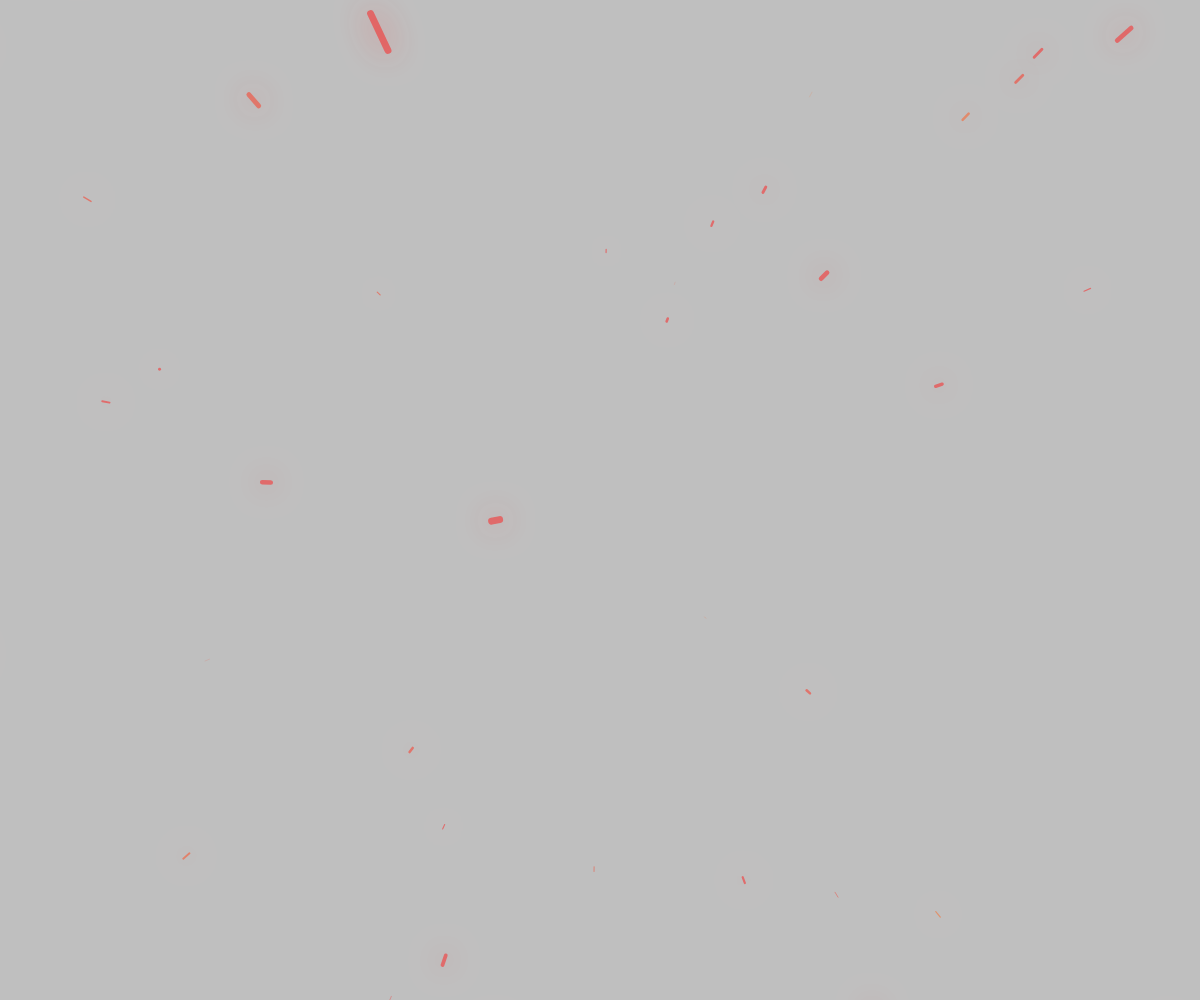
Frame 1 (no input)
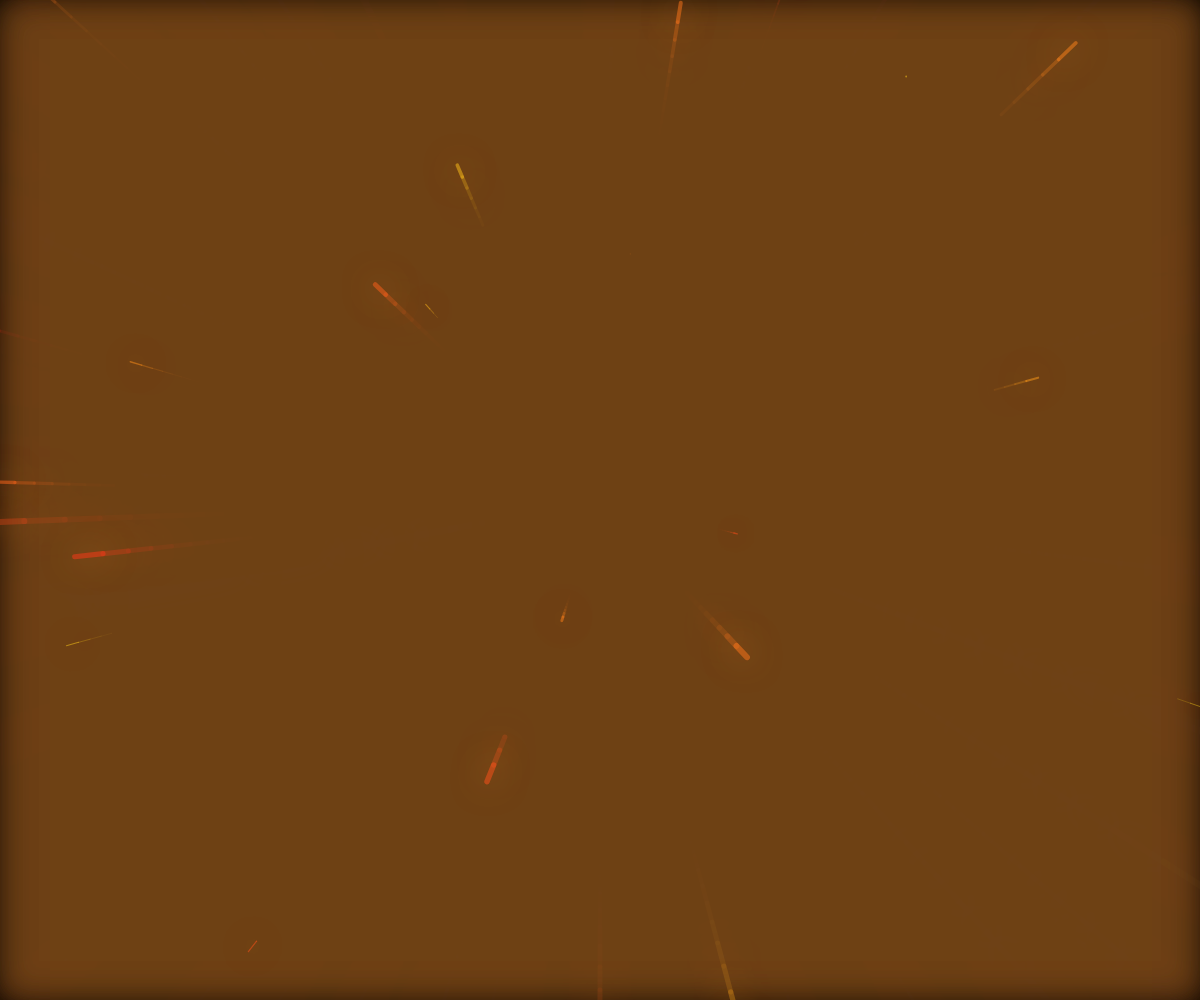
Frame 60 (no input)
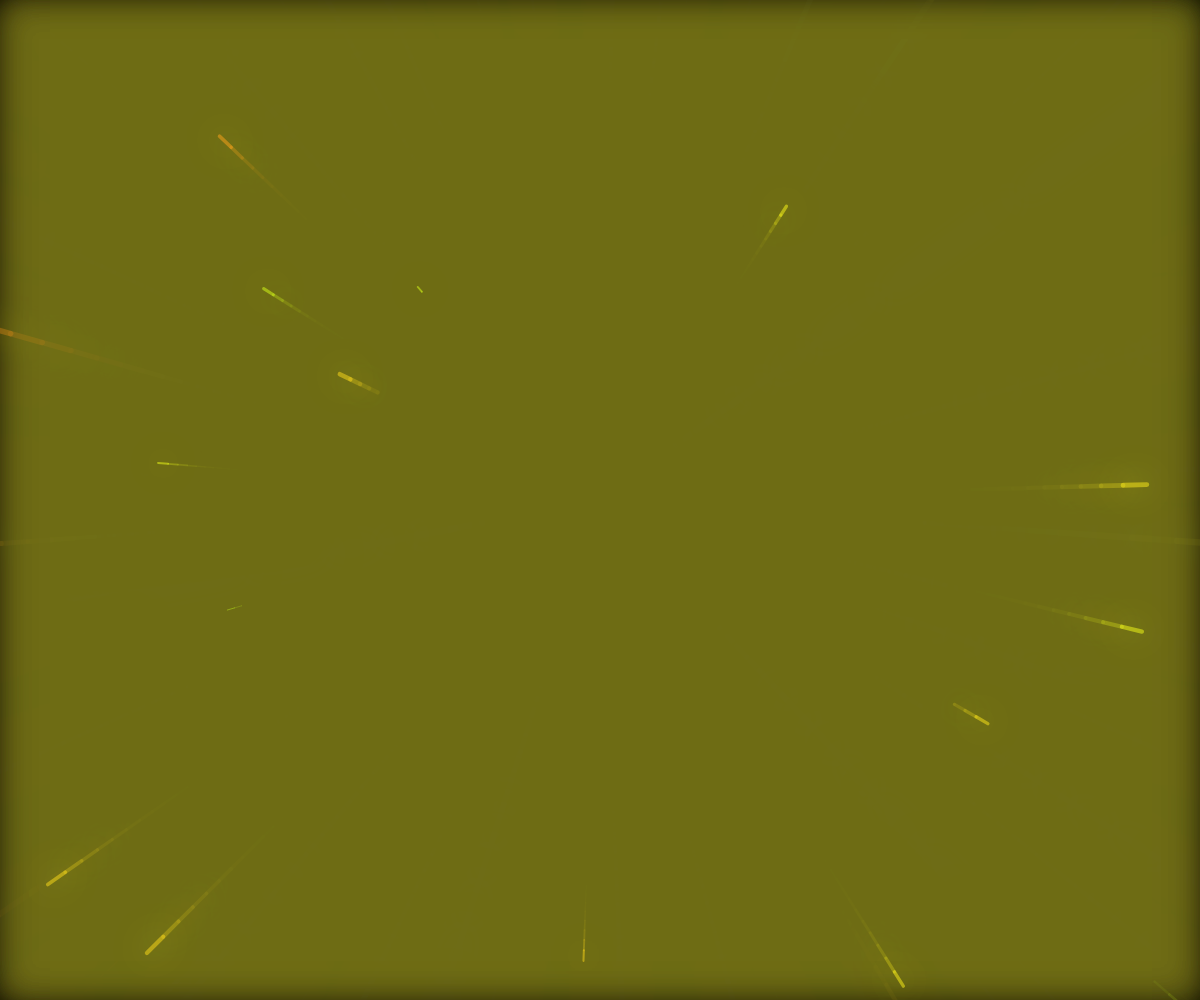
Frame 120 (the mouse pressed at the canvas centre since frame 60)

The p5.js sketch that drew these frames (run headless with seeded random() and noise() and a simulated clock; from frame 60 on, the mouse is pressed at the canvas centre):

// p5.js sketch
// ── sketch.js
// Global settings
let stars = [];
const numStars = 800; // 星の数を増やす
let speed;

// Rotation and color properties
let angle = 0;
let hueValue = 0;

function setup() {
  createCanvas(windowWidth, windowHeight);
  colorMode(HSB, 360, 100, 100, 100); // HSBカラーモードを使用
  strokeCap(ROUND); // 線の先端を丸くする

  // 星を初期化
  for (let i = 0; i < numStars; i++) {
    stars[i] = new Star();
  }
}

function draw() {
  background(0, 0, 0, 25); // 残像効果のある黒い背景

  // サイン波で速度を脈動させる
  speed = map(sin(frameCount * 0.02), -1, 1, 2, 25);

  // 色相を時間で変化させて虹色にする
  hueValue = (hueValue + 0.5) % 360;

  translate(width / 2, height / 2); // 座標系の中心を画面中央に
  
  // グロー（発光）エフェクト
  drawingContext.shadowBlur = 32;
  drawingContext.shadowColor = color(hueValue, 80, 100);

  // 全ての星を更新して描画
  for (let i = 0; i < stars.length; i++) {
    stars[i].update();
    stars[i].show();
  }
}

function windowResized() {
  resizeCanvas(windowWidth, windowHeight);
}

class Star {
  constructor() {
    this.init();
  }

  // 星の位置や色を初期化（リセット）
  init() {
    this.x = random(-width * 1.5, width * 1.5);
    this.y = random(-height * 1.5, height * 1.5);
    this.z = random(width);
    this.pz = this.z; // 軌跡を描くための前のZ座標
    // 現在の色相に近い色をランダムに割り当てる
    this.hue = random(hueValue - 20, hueValue + 20);
  }

  update() {
    this.z -= speed;
    // 星がカメラの後ろに行ったらリセット
    if (this.z < 1) {
      this.init();
    }
  }

  show() {
    // 3D座標を2Dスクリーンに投影
    let sx = map(this.x / this.z, -1, 1, -width, width);
    let sy = map(this.y / this.z, -1, 1, -height, height);

    // 距離に応じて大きさを変える
    let r = map(this.z, 0, width, 8, 0);

    // 軌跡を描くために前の位置も投影
    let px = map(this.x / this.pz, -1, 1, -width, width);
    let py = map(this.y / this.pz, -1, 1, -height, height);

    this.pz = this.z; // 前のZ座標を更新

    // 星の色と軌跡の太さを設定
    strokeWeight(r);
    stroke(this.hue, 90, 100, 50); // 明るく彩度の高い色（少し透明）
    line(px, py, sx, sy); // 軌跡を描画
  }
}
